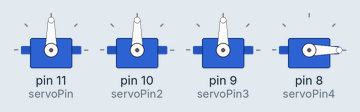
Simulated run of this sketch. Board: Arduino Uno, built with avr-gcc and run on an emulated ATmega328P. Shown: 4 × servo.

Above: at 0.05 s.
At 2.0 s:
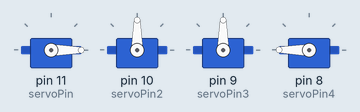
At 3.0 s:
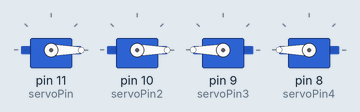
At 4.0 s:
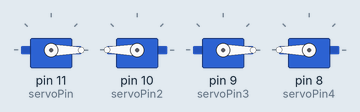
Timing chart, 0 to 5.2 s (numbered marks = the images above):
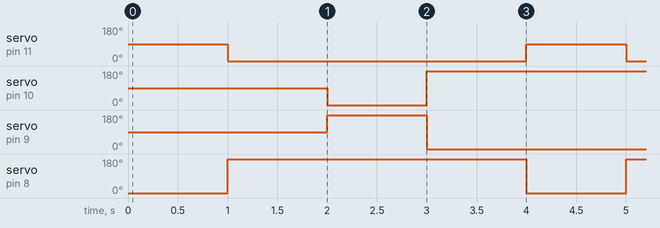

Measured:
- by itself, servo on pin 11 (servoPin): alternates 90° for 1.0 s and 0° for 3.0 s
- by itself, servo on pin 10 (servoPin2), servo on pin 8 (servoPin4): alternates 180° for 3.0 s and 0° for 1.0 s
- by itself, servo on pin 9 (servoPin3): alternates 180° for 1.0 s and 0° for 3.0 s

The sketch:

multiple_servo.ino
```cpp
// Include the Servo library
#include <Servo.h>
// Declare the Servo pin
int servoPin = 11;
int servoPin2 = 10;
int servoPin3 = 9;
int servoPin4 = 8;
//int servoPin2 = 3;
// Create a servo object
Servo Servo1;

Servo Servo2;

 Servo Servo3;
Servo Servo4;
void setup() {
   // We need to attach the servo to the used pin number
   Servo1.attach(servoPin);
   Servo2.attach(servoPin2);
   Servo3.attach(servoPin3);
   Servo4.attach(servoPin4);
      //Servo2.attach(servoPin2);
}
void loop(){


   Servo1.write(90);
   Servo4.write(00);
   delay(1000);


    Servo1.write(00);
    Servo4.write(180);

    delay(1000);


    Servo3.write(180);
   Servo2.write(00);
   delay(1000);


    Servo3.write(00);
    Servo2.write(180);

    delay(1000);

}
```
